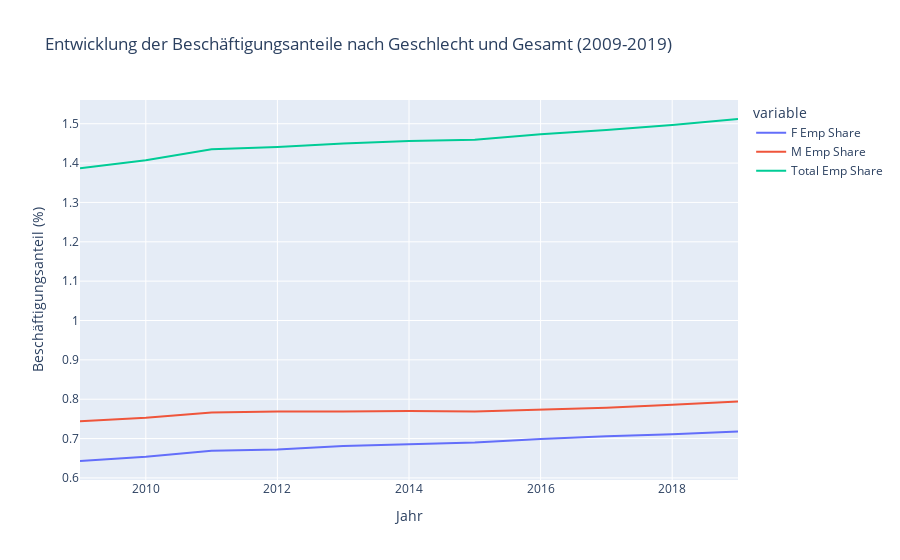

Notebook source saved alongside this figure:
### Markdown cell above
**3.3** Plot all employment shares

Plot the evolution of employment rates by gender and the total employment rate for the period 2009-2019
- There should be one graph only.
- Give the graph a fitting title.
- Give labels to both axes.
- You do not need to worry about the ticks on either axis.
- Remove the legend if it does not contain any useful information.

### Code cell
fig = empshare_with_total.plot.line(
    title="Entwicklung der Beschäftigungsanteile nach Geschlecht und Gesamt (2009-2019)"
)

fig.update_layout(
    xaxis_title="Jahr",
    yaxis_title="Beschäftigungsanteil (%)",
    showlegend=True
)



fig.show()

### Figure 1 — Plotly figure (JSON) as saved in the notebook; plotly's stock layout.template omitted (floating-point values rounded to 4 significant figures)
{"data": [{"hovertemplate": "variable=F Emp Share<br>index=%{x}<br>value=%{y}<extra></extra>", "legendgroup": "F Emp Share", "line": {"color": "#636efa", "dash": "solid"}, "marker": {"symbol": "circle"}, "mode": "lines", "name": "F Emp Share", "orientation": "v", "showlegend": true, "type": "scatter", "x": [2009, 2010, 2011, 2012, 2013, 2014, 2015, 2016, 2017, 2018, 2019], "xaxis": "x", "y": [0.643, 0.654, 0.669, 0.672, 0.681, 0.686, 0.69, 0.699, 0.706, 0.711, 0.718], "yaxis": "y"}, {"hovertemplate": "variable=M Emp Share<br>index=%{x}<br>value=%{y}<extra></extra>", "legendgroup": "M Emp Share", "line": {"color": "#EF553B", "dash": "solid"}, "marker": {"symbol": "circle"}, "mode": "lines", "name": "M Emp Share", "orientation": "v", "showlegend": true, "type": "scatter", "x": [2009, 2010, 2011, 2012, 2013, 2014, 2015, 2016, 2017, 2018, 2019], "xaxis": "x", "y": [0.744, 0.753, 0.766, 0.769, 0.769, 0.77, 0.769, 0.774, 0.778, 0.786, 0.794], "yaxis": "y"}, {"hovertemplate": "variable=Total Emp Share<br>index=%{x}<br>value=%{y}<extra></extra>", "legendgroup": "Total Emp Share", "line": {"color": "#00cc96", "dash": "solid"}, "marker": {"symbol": "circle"}, "mode": "lines", "name": "Total Emp Share", "orientation": "v", "showlegend": true, "type": "scatter", "x": [2009, 2010, 2011, 2012, 2013, 2014, 2015, 2016, 2017, 2018, 2019], "xaxis": "x", "y": [1.387, 1.407, 1.435, 1.441, 1.45, 1.456, 1.459, 1.473, 1.484, 1.497, 1.512], "yaxis": "y"}], "layout": {"legend": {"title": {"text": "variable"}, "tracegroupgap": 0}, "showlegend": true, "title": {"text": "Entwicklung der Beschäftigungsanteile nach Geschlecht und Gesamt (2009-2019)"}, "xaxis": {"anchor": "y", "domain": [0, 1], "title": {"text": "Jahr"}}, "yaxis": {"anchor": "x", "domain": [0, 1], "title": {"text": "Beschäftigungsanteil (%)"}}}}
